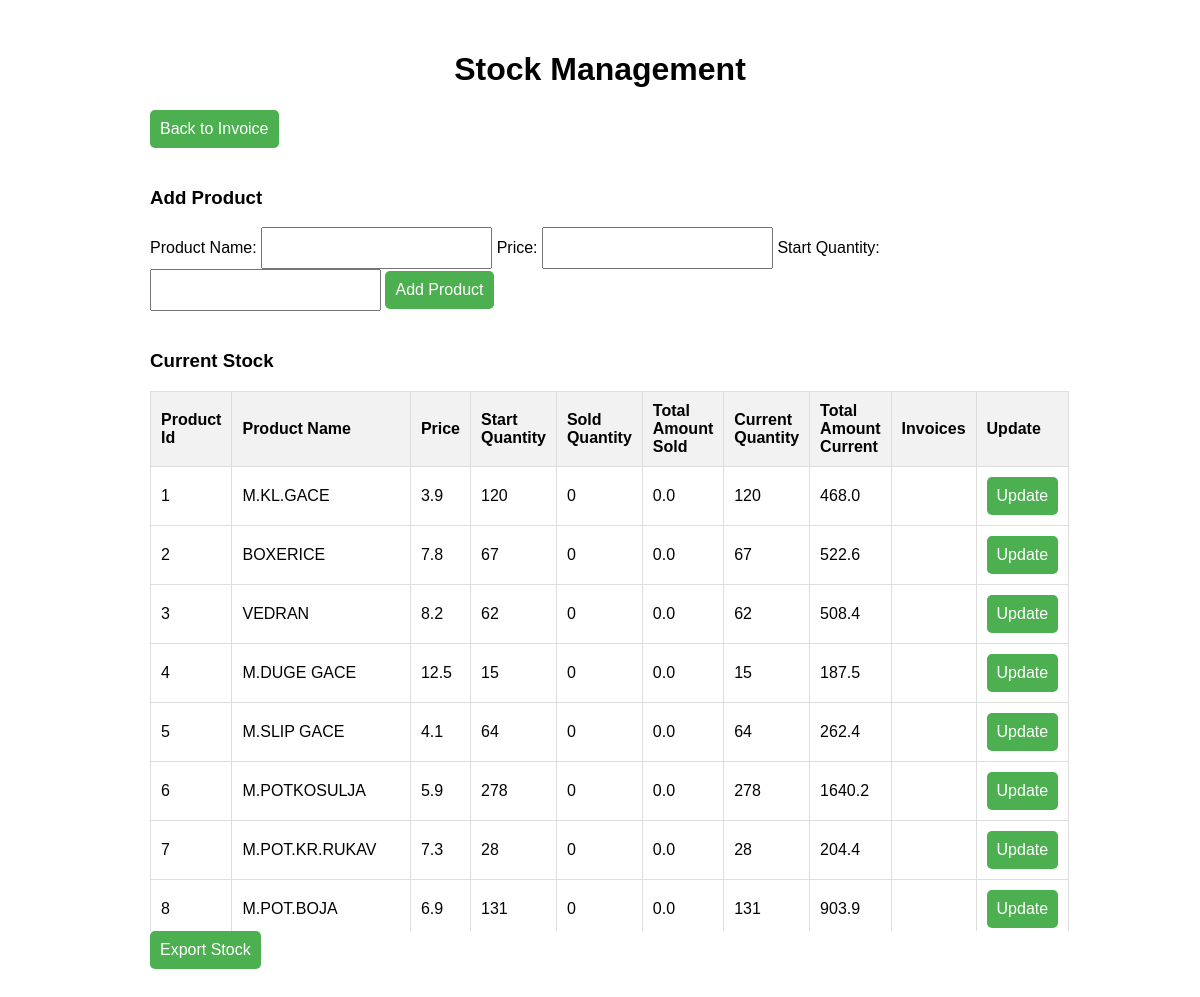
The app's page /stock with its own data.
### tables this page shows
CREATE TABLE product(
                        id INTEGER PRIMARY KEY AUTOINCREMENT,
                        name TEXT,
                        price REAL,
                        start_date TIMESTAMP DEFAULT CURRENT_TIMESTAMP,
                        end_date TIMESTAMP,
                        is_current BOOLEAN DEFAULT TRUE);

### app.py (the view)
@app.route("/stock", methods=["GET", "POST"])
def stock_management():
    return sm.stock_management()

### stock_manager.py (called while the page is built)
def stock_management():
    with sqlite3.connect(DATABASE_NAME) as conn:
        c = conn.cursor()
        c.execute("""SELECT * FROM stock_view""")
        products = c.fetchall()
    return render_template("stock.html", products=products)

### templates/stock.html (shortened to what this page needs)
<!DOCTYPE html>
<html lang="en">
<head>
    <link rel="stylesheet" href="/static/stock_manager.css">
</head>
<body>
    <h1>{% trans %}Stock Management{% endtrans %}</h1>
    <form action="/" method="GET">
        <button type="submit">{% trans %}Back to Invoice{% endtrans %}</button>
    </form>
    <form action="/stock/add" method="POST">
        <h3>{% trans %}Add Product{% endtrans %}</h3>
        <label for="product_name">{% trans %}Product Name:{% endtrans %}</label>
        <input type="text" id="product_name" name="product_name" required>
        <label for="price">{% trans %}Price:{% endtrans %}</label>
        <input type="number" id="price" name="price" step="0.01" required>
        <label for="start_quantity">{% trans %}Start Quantity:{% endtrans %}</label>
        <input type="number" id="start_quantity" name="start_quantity" required min="1">
        <button type="submit">{% trans %}Add Product{% endtrans %}</button>
    </form>
    <div class="table-container">
        <h3>{% trans %}Current Stock{% endtrans %}</h3>
        <table>
            <tr>
                <th>{% trans %}Product Id{% endtrans %}</th>
                <th>{% trans %}Product Name{% endtrans %}</th>
                <th>{% trans %}Price{% endtrans %}</th>
                <th>{% trans %}Start Quantity{% endtrans %}</th>
                <th>{% trans %}Sold Quantity{% endtrans %}</th>
                <th>{% trans %}Total Amount Sold{% endtrans %}</th>
                <th>{% trans %}Current Quantity{% endtrans %}</th>
                <th>{% trans %}Total Amount Current{% endtrans %}</th>
                <th>{% trans %}Invoices{% endtrans %}</th>
                <th>{% trans %}Update{% endtrans %}</th>
            </tr>
            {% for product in products %}
            <tr>
                <td>{{ product[0] }}</td>
                <td>{{ product[1] }}</td>
                <td>{{ product[2] }}</td>
                <td>{{ product[3] }}</td>
                <td>{{ product[4] }}</td>
                <td>{{ product[5] }}</td>
                <td>{{ product[6] }}</td>
                <td>{{ product[7] }}</td>
                <td>{{ product[8] }}</td>
                <td>
                    <button class="update-btn" data-product-id="{{ product[0] }}"
                        data-product-name="{{ product[1] }}" data-price="{{ product[2] }}"
                        data-start-quantity="{{ product[3] }}">{% trans %}Update{% endtrans %}</button>
                </td>
            </tr>
            {% endfor %}
        </table>
    </div>
    <form action="/stock/export" method="GET">
        <button type="submit">{% trans %}Export Stock{% endtrans %}</button>
    </form>
</body>
</html>

### static/stock_manager.css (style rules this page uses)
body { font-family: Arial, sans-serif; max-width: 900px; margin: 20px auto; padding: 10px; display: grid; justify-content: center; align-content: space-evenly; align-items: center; }
h1 { text-align: center; }
table { width: 100%; border-collapse: collapse; margin-bottom: 20px; }
table, th, td { border: 1px solid #ddd; }
th, td { text-align: left; padding: 10px; }
th { background-color: #f2f2f2; position: sticky; top: 0; }
form { margin-bottom: 20px; }
input, button { padding: 10px; font-size: 16px; }
button { background-color: #4CAF50; color: white; border: none; border-radius: 5px; cursor: pointer; }
.table-container { overflow-x: auto; overflow-y: auto; max-height: 600px; max-width: fit-content; width: fit-content; }

### records on screen
product: id "1", name "M.KL.GACE", price "3.9", product "120", product "0", product "0.0", product "468.0"
product: id "2", name "BOXERICE", price "7.8", product "67", product "0", product "0.0", product "522.6"
product: id "3", name "VEDRAN", price "8.2", product "62", product "0", product "0.0", product "508.4"
product: id "4", name "M.DUGE GACE", price "12.5", product "15", product "0", product "0.0", product "187.5"
product: id "5", name "M.SLIP GACE", price "4.1", product "64", product "0", product "0.0", product "262.4"
product: id "6", name "M.POTKOSULJA", price "5.9", product "278", product "0", product "0.0", product "1640.2"
product: id "7", name "M.POT.KR.RUKAV", price "7.3", product "28", product "0", product "0.0", product "204.4"
product: id "8", name "M.POT.BOJA", price "6.9", product "131", product "0", product "0.0", product "903.9"

### other values on screen
{{ trans }} "Stock Management"
{{ trans }} "Back to Invoice"
{{ trans }} "Add Product"
{{ trans }} "Product Name:"
{{ trans }} "Price:"
{{ trans }} "Start Quantity:"
{{ trans }} "Current Stock"
{{ trans }} "Product Id"
{{ trans }} "Product Name"
{{ trans }} "Price"
{{ trans }} "Start Quantity"
{{ trans }} "Sold Quantity"
{{ trans }} "Total Amount Sold"
{{ trans }} "Current Quantity"
{{ trans }} "Total Amount Current"
